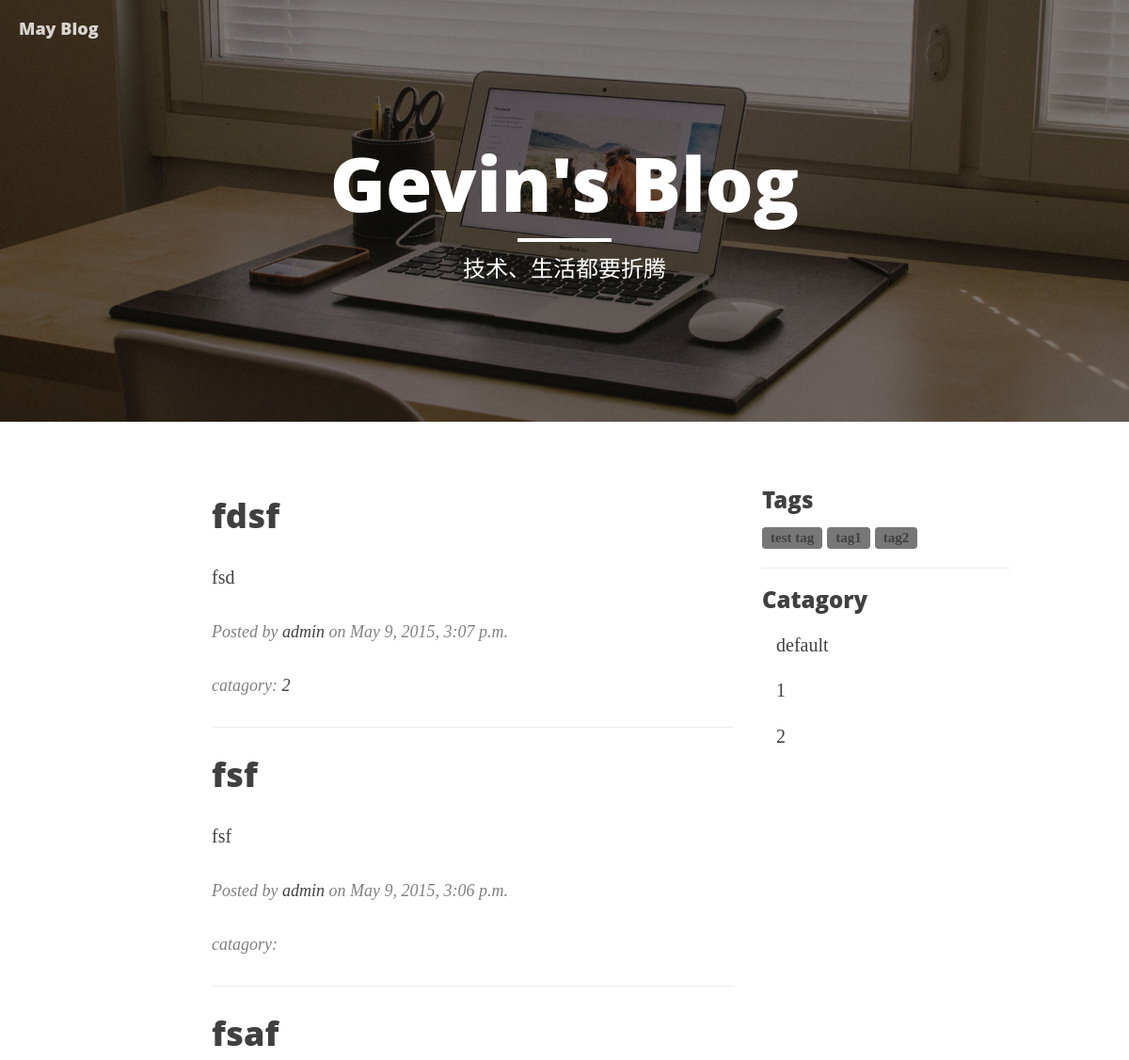
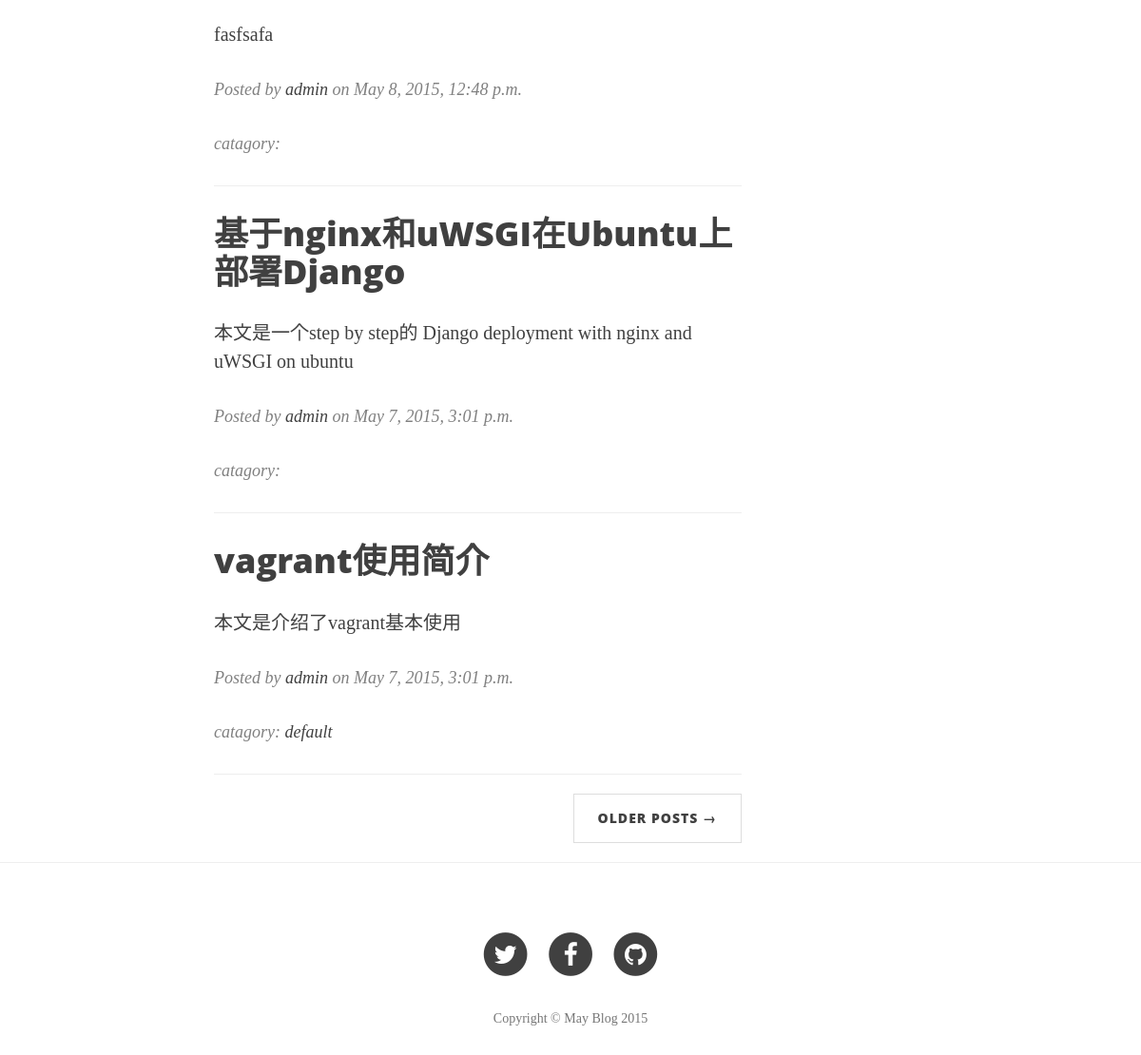
Before: / with the older database file (2 pictures, top to bottom).
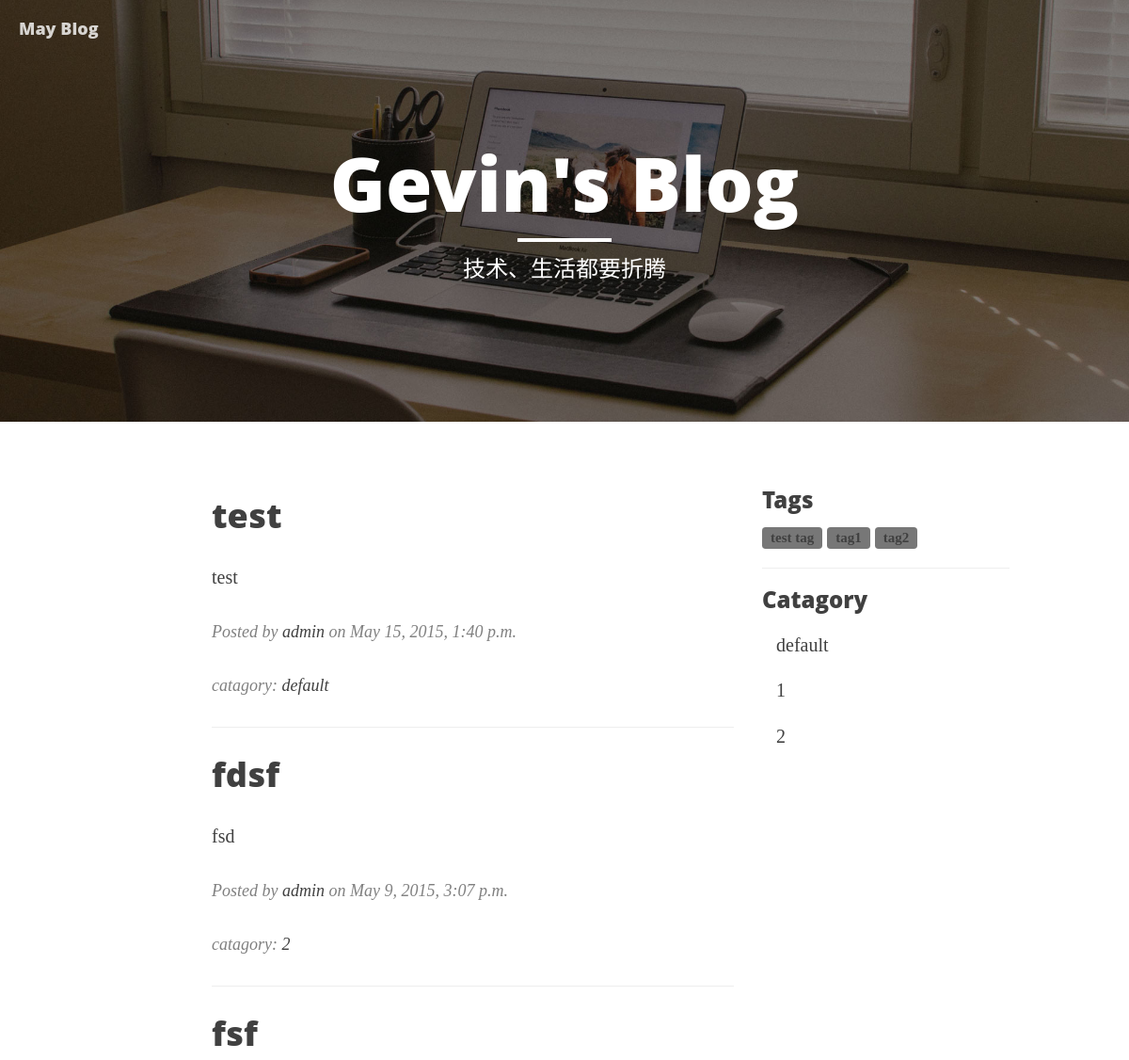
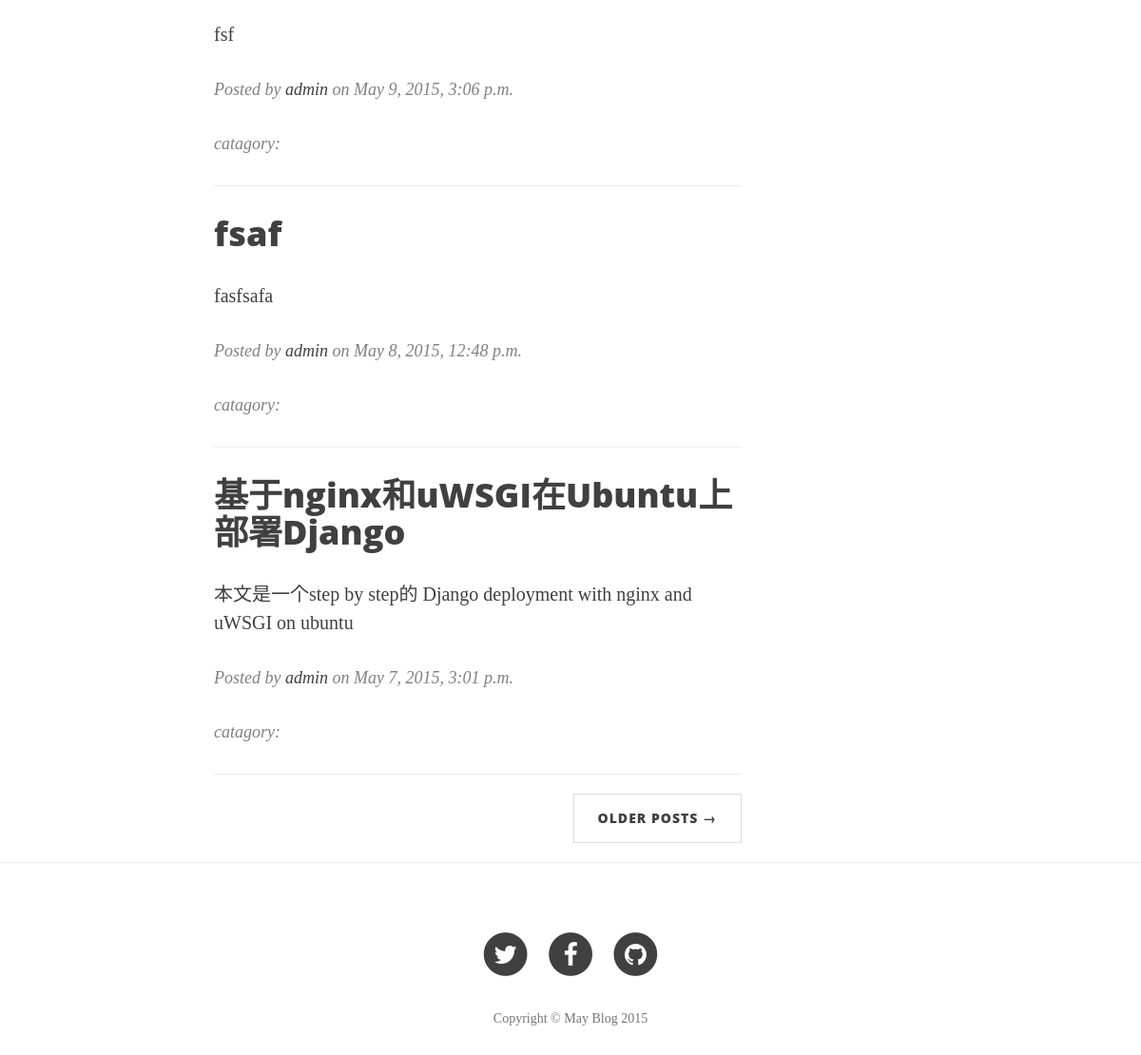
After: the same page with the newer database file (2 pictures, top to bottom).
### main/models.py (models this page shows, shortened)
class Post(models.Model):
    title = models.CharField(max_length=256, default='new blog')
    abstract = models.TextField(null=True, blank=True)
    raw = models.TextField()
    pub_time = models.DateTimeField(auto_now_add=True)
    update_time = models.DateTimeField(auto_now=True)
    content_html = models.TextField()
    author = models.ForeignKey(User)
    tags = models.ManyToManyField('Tag')
    catagory = models.ForeignKey('Catagory', null=True, blank=True)
    is_draft = models.BooleanField(default=False)

class Catagory(models.Model):
    name = models.CharField(max_length=256)

class Tag(models.Model):
    name = models.CharField(max_length=256)

### main/views.py (the view)
# urls.py: url(r'^$', views.Index.as_view(), name='index'),
class Index(View):
    template_name = 'main/index.html'
    def get(self, request):
        data = {}
        tag = request.GET.get('tag')
        catagory = request.GET.get('catagory')
        if tag:
            posts = filter_posts_by_tag(tag)
        elif catagory:
            posts = filter_posts_by_catagory(catagory)
        else:
            posts = models.Post.objects.all()
        posts = posts.filter(is_draft=False).order_by('-id')
        post_pages = models.Page.objects.all()
        paginator = Paginator(posts, PER_PAGE)
        page = request.GET.get('page')
        try:
            posts = paginator.page(page)
        except PageNotAnInteger:
            posts = paginator.page(1)
        except EmptyPage:
            posts = paginator.page(paginator.num_pages)
        tags = models.Tag.objects.all()
        catagories = models.Catagory.objects.all()
        data['posts'] = posts
        data['pages'] = post_pages
        data['tags'] = tags
        data['catagories'] = catagories
        return render(request, self.template_name, data)

### templates/main/index.html (shortened to what this page needs)
{% extends 'base.html' %}
{% load static %}
{% block header %}
<header class="intro-header" style="background-image: url('{% static 'img/home-bg.jpg' %} ')">
        <div class="container">
            <div class="row">
                <div class="col-lg-8 col-lg-offset-2 col-md-10 col-md-offset-1">
                    <div class="site-heading">
                        <h1>Gevin's Blog</h1>
                        <hr class="small">
                        <span class="subheading">技术、生活都要折腾</span>
                    </div>
                </div>
            </div>
        </div>
    </header>
{% endblock %}
{% block main %}
<div class="container">
    <div class="row">
        <div class="col-lg-6 col-lg-offset-2 col-md-8 col-md-offset-1">
            {% for post in posts %}
            <div class="post-preview">
                <a href="{% url 'main:post' post.id %}">
                    <h2 class="post-title">
                        {{post.title}}
                    </h2>
                </a>
                <p class="post-subtitle">
                    {{post.abstract}}
                </p>
                <p class="post-meta">Posted by <a href="#">{{ post.author.username }}</a> on {{post.pub_time}}</p>
                <p class="post-meta">catagory: <a href="#">{{ post.catagory.name }}</a></p>
            </div>
            <hr>
            {% empty %}
                <p class="post-subtitle">
                    No articles found here
                </p>
            {% endfor %}
            <ul class="pager">
                {% if posts.has_next %}
                <li class="next">
                    <a href="?page={{ posts.next_page_number }}">Older Posts &rarr;</a>
                </li>
                {% endif %}
            </ul>
        </div>
        <div class="col-lg-3 col-md-2">
            <h3>Tags</h3>
            {% for tag in tags %}
                <span class="label label-default"><a href="?tag={{tag.id}}" class="post-tag">{{ tag.name }}</a></span>
            {% endfor %}
            <hr/>
            <h3>Catagory</h3>
            <ul class="nav">
                {% for catagory in catagories %}
                <li><a href="?catagory={{catagory.id}}">{{ catagory.name }}</a></li>
                {% endfor %}
            </ul>
        </div>
    </div>
</div>
<hr>
{% endblock %}

### templates/base.html (shortened to what this page needs)
<!DOCTYPE html>
<html lang="en">
<head>
    {% load static %}
     <link href="{% static 'css/bootstrap.min.css' %} " rel="stylesheet">
     <link href="{% static 'css/font-awesome.min.css' %} " rel="stylesheet">
    <link href="{% static 'css/clean-blog.min.css' %} " rel="stylesheet">
    <link rel="stylesheet" href="//cdnjs.cloudflare.com/ajax/libs/highlight.js/8.5/styles/default.min.css">
</head>
<body>
    <nav class="navbar navbar-default navbar-custom navbar-fixed-top">
        <div class="container-fluid">
            <div class="navbar-header page-scroll">
                <a class="navbar-brand" href="{% url 'main:index' %}">May Blog</a>
            </div>
            <div class="collapse navbar-collapse" id="bs-example-navbar-collapse-1">
            </div>
        </div>
    </nav>
    {%block header %}{% endblock %}
    {%block main %}{% endblock %}
    <footer>
        <div class="container">
            <div class="row">
                <div class="col-lg-8 col-lg-offset-2 col-md-10 col-md-offset-1">
                    <ul class="list-inline text-center">
                        <li>
                            <a href="#">
                                <span class="fa-stack fa-lg">
                                    <i class="fa fa-circle fa-stack-2x"></i>
                                    <i class="fa fa-twitter fa-stack-1x fa-inverse"></i>
                                </span>
                            </a>
                        </li>
                        <li>
                            <a href="#">
                                <span class="fa-stack fa-lg">
                                    <i class="fa fa-circle fa-stack-2x"></i>
                                    <i class="fa fa-facebook fa-stack-1x fa-inverse"></i>
                                </span>
                            </a>
                        </li>
                        <li>
                            <a href="#">
                                <span class="fa-stack fa-lg">
                                    <i class="fa fa-circle fa-stack-2x"></i>
                                    <i class="fa fa-github fa-stack-1x fa-inverse"></i>
                                </span>
                            </a>
                        </li>
                    </ul>
                    <p class="copyright text-muted">Copyright &copy; May Blog 2015</p>
                </div>
            </div>
        </div>
    </footer>
</body>
</html>

Changed rows visible on the page:
no longer on this page (row unchanged): Post: title "vagrant使用简介", abstract "本文是介绍了vagrant基本使用", author.username "admin", pub_time "May 7, 2015, 3:01 p.m.", catagory.name "default"
added Post: title "test", abstract "test", author.username "admin", pub_time "May 15, 2015, 1:40 p.m.", catagory.name "default"
